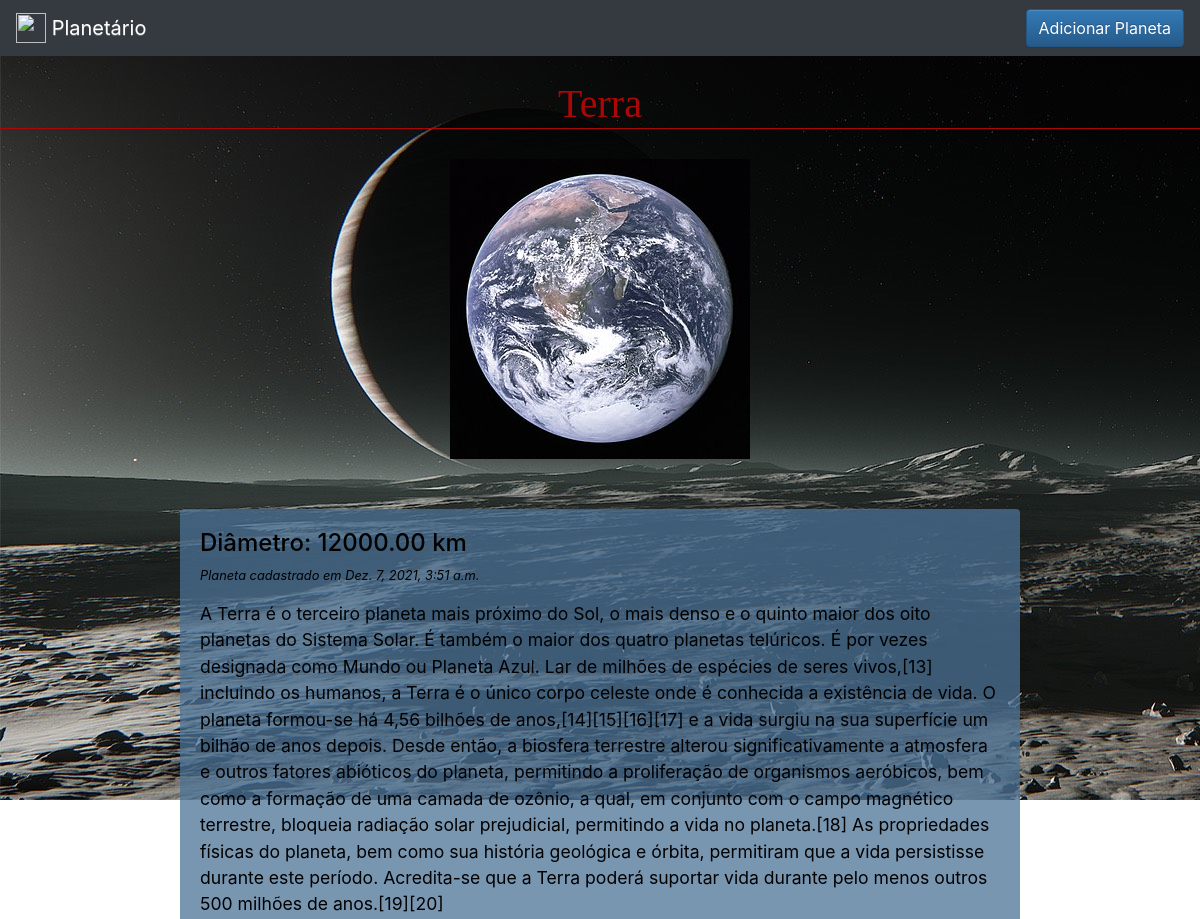
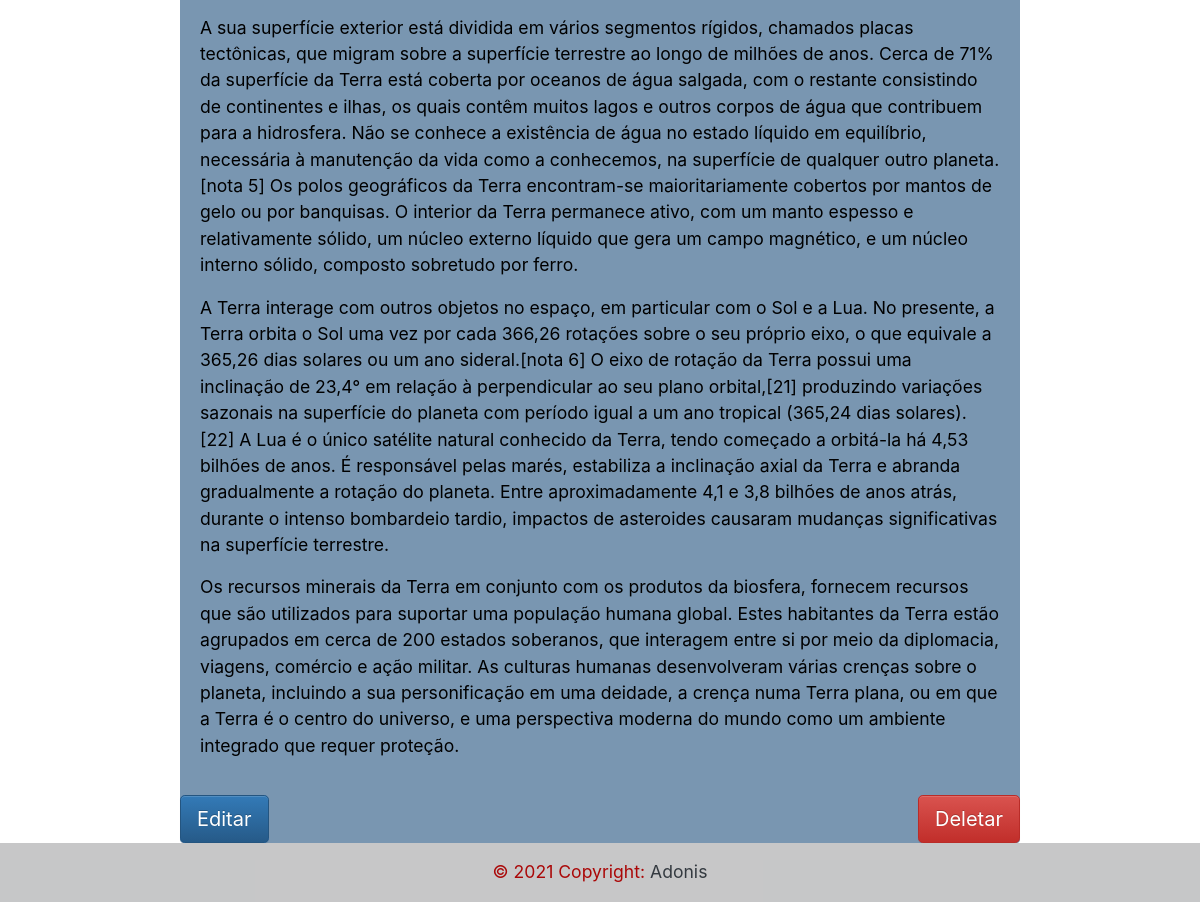
Screenshot of /detail/7/ with the database file from the repository (2 pictures, top to bottom).
### planetas/models.py (models this page shows, shortened)
class Planeta(models.Model):
    name = models.CharField(max_length=255)
    image = models.ImageField()
    diameter = models.DecimalField(max_digits=15, decimal_places=2)
    description = models.TextField()
    created = models.DateTimeField(auto_now_add=True)
    updated = models.DateTimeField(auto_now=True)

### planetas/views.py (the view)
# urls.py: path('detail/<int:id>/', detail_planeta, name='detail_planeta' ),
def detail_planeta(request, id):
    planeta = Planeta.objects.get(id=id)
    return render(request, 'planeta-detail.html', {'planeta': planeta})

### planetas/templates/planeta-detail.html (shortened to what this page needs)
{% extends "base.html" %}
{% block subtitle %} {{planeta.name}} {% endblock %}
{% block content %}
    {% if planeta %}
    <div class="text-center">
        <img class="img-fluid img-planeta" src="{{ planeta.image.url}}" alt="connect" style="max-height:300px">
    </div>
    {% endif %}
    <div class="text-justfy rounded descpt-planeta">
        <div class=" descript-planeta">
            <h4> Diâmetro: {{planeta.diameter }} km</h4>
            <p class="date"> Planeta cadastrado em {{ planeta.created}} </p>
            {{planeta.description | linebreaks}}
        </div>
        <a href="{% url 'planetario:update_planeta' planeta.id %}">
            <button type="button" class="btn btn-primary btn-lg">Editar</button>
        </a>
        <a href="{% url 'planetario:delete_planeta' planeta.id %}" class="float-right">
            <button type="button" class="btn btn-danger btn-lg">Deletar</button>
        </a>
    </div>
{% endblock %}

### planetas/static/css/styles.css (style rules this page uses)
body { background-image: url("../img/Stepin_BG.jpg"); background-repeat:no-repeat; background-attachment: fixed; font-size: 1.1rem; color: #aa0707; min-height: 100vh; display: grid; grid-template-rows: auto 1fr auto; }
a { color:#0072aa; text-decoration:none; }
p.date { font-size: 0.8rem; font-style: italic; margin-top: 1px; }
.img-planeta { margin-bottom: 50px; }
.descript-planeta { padding: 20px; color: black; }
.descpt-planeta { background-color: #4c7397be; }

### rows the page displays
Planeta: name "Terra", image (picture), diameter "12000.00", created "Dez. 7, 2021, 3:51 a.m.", description "A Terra é o terceiro planeta mais próximo do Sol, o mais denso e o quinto maior dos oito planetas do Sistema Solar. É também o maior dos quatro planetas telúricos. É por vezes designada como Mundo ou Planeta Azul. Lar de milhões de espécies de seres vivos,[13] incluindo os humanos, a Terra é o único corpo celeste onde é conhecida a existência de vida. O planeta formou-se há 4,56 bilhões de anos,[14][15][16][17] e a vida surgiu na sua superfície um bilhão de anos depois. Desde então, a biosfera terrestre alterou significativamente a atmosfera e outros fatores abióticos do planeta, permitindo a proliferação de organismos aeróbicos, bem como a formação de uma camada de ozônio, a qual, em…"
